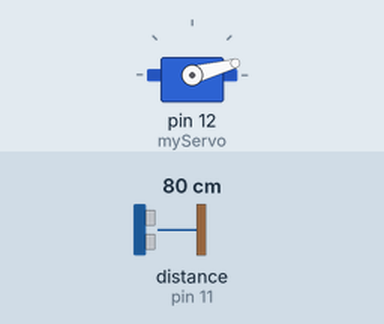
A sketch run on a simulated Arduino Uno, built with avr-gcc and run on an emulated ATmega328P. Shown: servo. Wiring (inferred from the names in the program): ultrasonic range finder: trigger pin 10; echo pin 11. The test bench sets the inputs (shaded band); at power-on: distance to the obstacle (sensor on pin 11) 80 cm. The echo pulse lasts 58.3 µs per cm; what the sketch prints to the serial monitor is not drawn.

Above: at 0.01 s.
1.3 s: distance to the obstacle (sensor on pin 11) set to 2 cm
At 4.11 s:
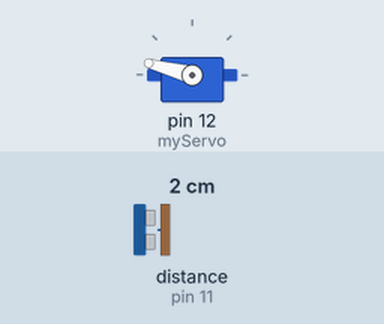
7.3 s: distance to the obstacle (sensor on pin 11) set to 35 cm
Timing chart, 0 to 16.3 s (numbered marks = the images above; inputs shaded):
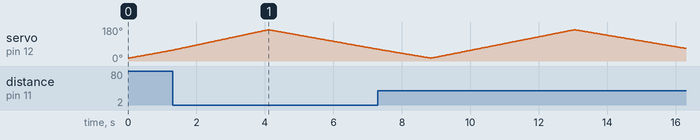

The sketch:

RadarArduino.ino
```cpp
// Inclui a biblioteca Servo Motor
#include <Servo.h>.

// Define os pinos Trig e Echo do sensor ultrassônico
const int trigPin = 10;
const int echoPin = 11;
// Variáveis para a duração e a distância
long duration;
int distance;

Servo myServo; // Cria um objeto servo para controlar o servo motor

void setup() {
  pinMode(trigPin, OUTPUT);
  pinMode(echoPin, INPUT);
  Serial.begin(9600);
  myServo.attach(12); // Define em qual pino o Servo Motor está conectado
}
void loop() {
  // gira o Servo Motor de 15 a 165 graus
  for(int i=15;i<=165;i++){
  myServo.write(i);
  delay(25);
  distance = calculateDistance();// Chama uma função para calcular a distância medida pelo sensor ultrassônico para cada grau

  Serial.print(i); // Envia o grau atual para a porta serial
  Serial.print(","); // Envia o caractere de adição ao lado do valor anterior necessário posteriormente no IDE de processamento para indexação
  Serial.print(distance); // Envia o valor da distância para a porta serial
  Serial.print("."); // Envia o caractere de adição ao lado do valor anterior necessário posteriormente no IDE de processamento para indexação
  }
  // Repete as linhas anteriores de 165 a 15 graus
  for(int i=165;i>15;i--){
  myServo.write(i);
  delay(30);
  distance = calculateDistance();
  Serial.print(i);
  Serial.print(",");
  Serial.print(distance);
  Serial.print(".");
  }
}
// Função para calcular a distância medida pelo sensor ultrassônico
int calculateDistance(){

  digitalWrite(trigPin, LOW);
  delayMicroseconds(2);
  // Define o trigPin no estado HIGH por 10 micro segundos
  digitalWrite(trigPin, HIGH);
  delayMicroseconds(10);
  digitalWrite(trigPin, LOW);
  duration = pulseIn(echoPin, HIGH); // Lê o echoPin, retorna o tempo de viagem da onda sonora em microssegundos
  distance= duration*0.034/2;
  return distance;
}
```
